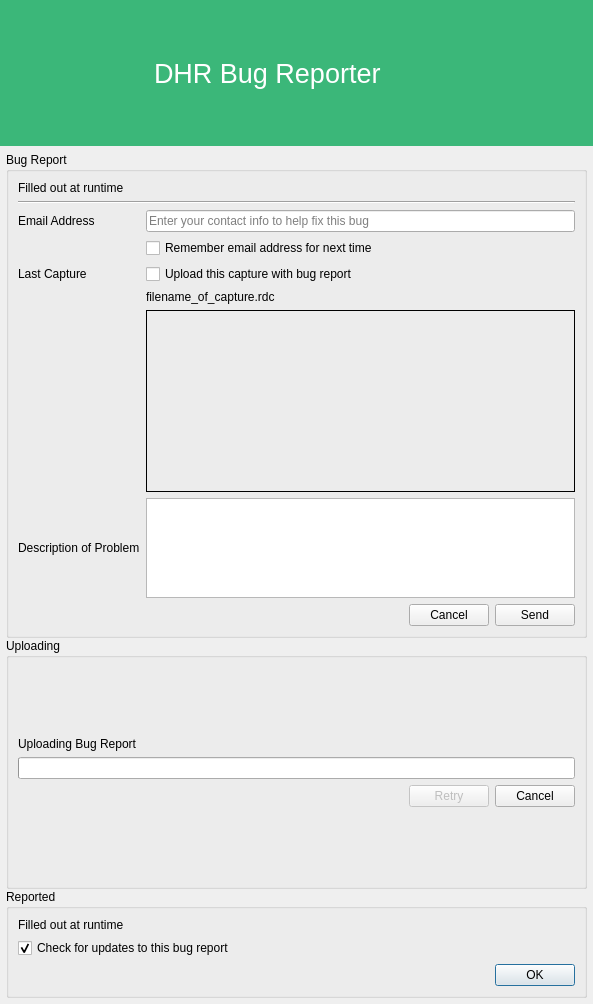
<?xml version="1.0" encoding="UTF-8"?>
<ui version="4.0">
 <class>CrashDialog</class>
 <widget class="QDialog" name="CrashDialog">
  <property name="windowModality">
   <enum>Qt::ApplicationModal</enum>
  </property>
  <property name="geometry">
   <rect>
    <x>0</x>
    <y>0</y>
    <width>593</width>
    <height>1004</height>
   </rect>
  </property>
  <property name="sizePolicy">
   <sizepolicy hsizetype="Fixed" vsizetype="Fixed">
    <horstretch>0</horstretch>
    <verstretch>0</verstretch>
   </sizepolicy>
  </property>
  <property name="windowTitle">
   <string>DHR Bug Reporter</string>
  </property>
  <layout class="QVBoxLayout" name="verticalLayout_4">
   <property name="spacing">
    <number>0</number>
   </property>
   <property name="leftMargin">
    <number>0</number>
   </property>
   <property name="topMargin">
    <number>0</number>
   </property>
   <property name="rightMargin">
    <number>0</number>
   </property>
   <property name="bottomMargin">
    <number>0</number>
   </property>
   <item>
    <widget class="QFrame" name="frame">
     <property name="sizePolicy">
      <sizepolicy hsizetype="Preferred" vsizetype="Minimum">
       <horstretch>0</horstretch>
       <verstretch>0</verstretch>
      </sizepolicy>
     </property>
     <property name="palette">
      <palette>
       <active>
        <colorrole role="WindowText">
         <brush brushstyle="SolidPattern">
          <color alpha="255">
           <red>255</red>
           <green>255</green>
           <blue>255</blue>
          </color>
         </brush>
        </colorrole>
        <colorrole role="Base">
         <brush brushstyle="SolidPattern">
          <color alpha="255">
           <red>255</red>
           <green>255</green>
           <blue>255</blue>
          </color>
         </brush>
        </colorrole>
        <colorrole role="Window">
         <brush brushstyle="SolidPattern">
          <color alpha="255">
           <red>59</red>
           <green>183</green>
           <blue>121</blue>
          </color>
         </brush>
        </colorrole>
       </active>
       <inactive>
        <colorrole role="WindowText">
         <brush brushstyle="SolidPattern">
          <color alpha="255">
           <red>255</red>
           <green>255</green>
           <blue>255</blue>
          </color>
         </brush>
        </colorrole>
        <colorrole role="Base">
         <brush brushstyle="SolidPattern">
          <color alpha="255">
           <red>255</red>
           <green>255</green>
           <blue>255</blue>
          </color>
         </brush>
        </colorrole>
        <colorrole role="Window">
         <brush brushstyle="SolidPattern">
          <color alpha="255">
           <red>59</red>
           <green>183</green>
           <blue>121</blue>
          </color>
         </brush>
        </colorrole>
       </inactive>
       <disabled>
        <colorrole role="WindowText">
         <brush brushstyle="SolidPattern">
          <color alpha="255">
           <red>106</red>
           <green>104</green>
           <blue>100</blue>
          </color>
         </brush>
        </colorrole>
        <colorrole role="Base">
         <brush brushstyle="SolidPattern">
          <color alpha="255">
           <red>59</red>
           <green>183</green>
           <blue>121</blue>
          </color>
         </brush>
        </colorrole>
        <colorrole role="Window">
         <brush brushstyle="SolidPattern">
          <color alpha="255">
           <red>59</red>
           <green>183</green>
           <blue>121</blue>
          </color>
         </brush>
        </colorrole>
       </disabled>
      </palette>
     </property>
     <property name="autoFillBackground">
      <bool>true</bool>
     </property>
     <layout class="QHBoxLayout" name="horizontalLayout">
      <property name="leftMargin">
       <number>20</number>
      </property>
      <property name="rightMargin">
       <number>20</number>
      </property>
      <item>
       <widget class="RDLabel" name="rdocLogo">
        <property name="sizePolicy">
         <sizepolicy hsizetype="Fixed" vsizetype="Fixed">
          <horstretch>0</horstretch>
          <verstretch>0</verstretch>
         </sizepolicy>
        </property>
        <property name="minimumSize">
         <size>
          <width>128</width>
          <height>128</height>
         </size>
        </property>
        <property name="maximumSize">
         <size>
          <width>128</width>
          <height>128</height>
         </size>
        </property>
        <property name="text">
         <string/>
        </property>
        <property name="pixmap">
         <pixmap resource="../../Resources/resources.qrc">:/logo.svg</pixmap>
        </property>
        <property name="scaledContents">
         <bool>true</bool>
        </property>
       </widget>
      </item>
      <item>
       <widget class="QLabel" name="rdocName">
        <property name="sizePolicy">
         <sizepolicy hsizetype="Preferred" vsizetype="Minimum">
          <horstretch>0</horstretch>
          <verstretch>0</verstretch>
         </sizepolicy>
        </property>
        <property name="palette">
         <palette>
          <active/>
          <inactive/>
          <disabled/>
         </palette>
        </property>
        <property name="font">
         <font>
          <pointsize>20</pointsize>
         </font>
        </property>
        <property name="text">
         <string>DHR Bug Reporter</string>
        </property>
       </widget>
      </item>
     </layout>
    </widget>
   </item>
   <item>
    <layout class="QVBoxLayout" name="verticalLayout_3">
     <property name="spacing">
      <number>0</number>
     </property>
     <property name="leftMargin">
      <number>6</number>
     </property>
     <property name="topMargin">
      <number>6</number>
     </property>
     <property name="rightMargin">
      <number>6</number>
     </property>
     <property name="bottomMargin">
      <number>6</number>
     </property>
     <item>
      <widget class="QGroupBox" name="reportGroup">
       <property name="title">
        <string>Bug Report</string>
       </property>
       <layout class="QGridLayout" name="gridLayout">
        <item row="0" column="0" colspan="2">
         <widget class="QLabel" name="reportText">
          <property name="text">
           <string notr="true">Filled out at runtime</string>
          </property>
          <property name="alignment">
           <set>Qt::AlignLeading|Qt::AlignLeft|Qt::AlignTop</set>
          </property>
          <property name="wordWrap">
           <bool>true</bool>
          </property>
          <property name="openExternalLinks">
           <bool>true</bool>
          </property>
         </widget>
        </item>
        <item row="1" column="0" colspan="2">
         <widget class="Line" name="line">
          <property name="orientation">
           <enum>Qt::Horizontal</enum>
          </property>
         </widget>
        </item>
        <item row="3" column="0">
         <widget class="QLabel" name="addressLabel">
          <property name="text">
           <string>Email Address</string>
          </property>
         </widget>
        </item>
        <item row="3" column="1">
         <widget class="QLineEdit" name="email">
          <property name="placeholderText">
           <string>Enter your contact info to help fix this bug</string>
          </property>
         </widget>
        </item>
        <item row="4" column="1">
         <widget class="QCheckBox" name="rememberEmail">
          <property name="text">
           <string>Remember email address for next time</string>
          </property>
         </widget>
        </item>
        <item row="5" column="0">
         <widget class="QLabel" name="captureLabel">
          <property name="text">
           <string>Last Capture</string>
          </property>
         </widget>
        </item>
        <item row="5" column="1">
         <widget class="QCheckBox" name="captureUpload">
          <property name="text">
           <string>Upload this capture with bug report</string>
          </property>
         </widget>
        </item>
        <item row="6" column="1">
         <widget class="QLabel" name="captureFilename">
          <property name="text">
           <string>filename_of_capture.rdc</string>
          </property>
         </widget>
        </item>
        <item row="7" column="1">
         <widget class="QFrame" name="capturePreviewFrame">
          <property name="frameShape">
           <enum>QFrame::Box</enum>
          </property>
          <layout class="QHBoxLayout" name="horizontalLayout_3">
           <property name="spacing">
            <number>0</number>
           </property>
           <property name="leftMargin">
            <number>0</number>
           </property>
           <property name="topMargin">
            <number>0</number>
           </property>
           <property name="rightMargin">
            <number>0</number>
           </property>
           <property name="bottomMargin">
            <number>0</number>
           </property>
           <item>
            <widget class="RDLabel" name="capturePreview">
             <property name="sizePolicy">
              <sizepolicy hsizetype="Fixed" vsizetype="Fixed">
               <horstretch>0</horstretch>
               <verstretch>0</verstretch>
              </sizepolicy>
             </property>
             <property name="minimumSize">
              <size>
               <width>320</width>
               <height>180</height>
              </size>
             </property>
             <property name="maximumSize">
              <size>
               <width>320</width>
               <height>180</height>
              </size>
             </property>
             <property name="scaledContents">
              <bool>true</bool>
             </property>
            </widget>
           </item>
          </layout>
         </widget>
        </item>
        <item row="8" column="0">
         <widget class="QLabel" name="descriptionLabel">
          <property name="text">
           <string>Description of Problem</string>
          </property>
          <property name="wordWrap">
           <bool>true</bool>
          </property>
         </widget>
        </item>
        <item row="8" column="1">
         <widget class="QTextEdit" name="description">
          <property name="sizePolicy">
           <sizepolicy hsizetype="Expanding" vsizetype="Fixed">
            <horstretch>0</horstretch>
            <verstretch>0</verstretch>
           </sizepolicy>
          </property>
          <property name="minimumSize">
           <size>
            <width>0</width>
            <height>100</height>
           </size>
          </property>
          <property name="maximumSize">
           <size>
            <width>16777215</width>
            <height>100</height>
           </size>
          </property>
         </widget>
        </item>
        <item row="9" column="1">
         <widget class="QFrame" name="frame_2">
          <layout class="QHBoxLayout" name="horizontalLayout_2">
           <property name="leftMargin">
            <number>0</number>
           </property>
           <property name="topMargin">
            <number>0</number>
           </property>
           <property name="rightMargin">
            <number>0</number>
           </property>
           <property name="bottomMargin">
            <number>0</number>
           </property>
           <item>
            <spacer name="horizontalSpacer_2">
             <property name="orientation">
              <enum>Qt::Horizontal</enum>
             </property>
             <property name="sizeHint" stdset="0">
              <size>
               <width>40</width>
               <height>20</height>
              </size>
             </property>
            </spacer>
           </item>
           <item>
            <widget class="QPushButton" name="cancel">
             <property name="text">
              <string>Cancel</string>
             </property>
            </widget>
           </item>
           <item>
            <widget class="QPushButton" name="send">
             <property name="text">
              <string>Send</string>
             </property>
            </widget>
           </item>
          </layout>
         </widget>
        </item>
       </layout>
      </widget>
     </item>
     <item>
      <widget class="QGroupBox" name="uploadingGroup">
       <property name="title">
        <string>Uploading</string>
       </property>
       <layout class="QVBoxLayout" name="verticalLayout">
        <item>
         <spacer name="verticalSpacer">
          <property name="orientation">
           <enum>Qt::Vertical</enum>
          </property>
          <property name="sizeHint" stdset="0">
           <size>
            <width>20</width>
            <height>40</height>
           </size>
          </property>
         </spacer>
        </item>
        <item>
         <widget class="QLabel" name="progressText">
          <property name="text">
           <string>Uploading Bug Report</string>
          </property>
          <property name="wordWrap">
           <bool>true</bool>
          </property>
         </widget>
        </item>
        <item>
         <widget class="QProgressBar" name="progressBar"/>
        </item>
        <item>
         <layout class="QHBoxLayout" name="uploadButtonLayout">
          <item>
           <spacer name="horizontalSpacer">
            <property name="orientation">
             <enum>Qt::Horizontal</enum>
            </property>
            <property name="sizeHint" stdset="0">
             <size>
              <width>40</width>
              <height>20</height>
             </size>
            </property>
           </spacer>
          </item>
          <item>
           <widget class="QPushButton" name="uploadRetry">
            <property name="enabled">
             <bool>false</bool>
            </property>
            <property name="text">
             <string>Retry</string>
            </property>
           </widget>
          </item>
          <item>
           <widget class="QPushButton" name="uploadCancel">
            <property name="text">
             <string>Cancel</string>
            </property>
           </widget>
          </item>
         </layout>
        </item>
        <item>
         <spacer name="verticalSpacer_2">
          <property name="orientation">
           <enum>Qt::Vertical</enum>
          </property>
          <property name="sizeHint" stdset="0">
           <size>
            <width>20</width>
            <height>40</height>
           </size>
          </property>
         </spacer>
        </item>
       </layout>
      </widget>
     </item>
     <item>
      <widget class="QGroupBox" name="reportedGroup">
       <property name="title">
        <string>Reported</string>
       </property>
       <layout class="QVBoxLayout" name="verticalLayout_2">
        <item>
         <widget class="QLabel" name="finishedText">
          <property name="text">
           <string notr="true">Filled out at runtime</string>
          </property>
          <property name="alignment">
           <set>Qt::AlignLeading|Qt::AlignLeft|Qt::AlignTop</set>
          </property>
          <property name="wordWrap">
           <bool>true</bool>
          </property>
          <property name="openExternalLinks">
           <bool>true</bool>
          </property>
         </widget>
        </item>
        <item>
         <widget class="QCheckBox" name="checkUpdates">
          <property name="text">
           <string>Check for updates to this bug report</string>
          </property>
          <property name="checked">
           <bool>true</bool>
          </property>
         </widget>
        </item>
        <item>
         <widget class="QDialogButtonBox" name="buttonBox">
          <property name="standardButtons">
           <set>QDialogButtonBox::Ok</set>
          </property>
         </widget>
        </item>
       </layout>
      </widget>
     </item>
    </layout>
   </item>
  </layout>
 </widget>
 <customwidgets>
  <customwidget>
   <class>RDLabel</class>
   <extends>QLabel</extends>
   <header>Widgets/Extended/RDLabel.h</header>
  </customwidget>
 </customwidgets>
 <resources>
  <include location="../../Resources/resources.qrc"/>
 </resources>
 <connections/>
</ui>
